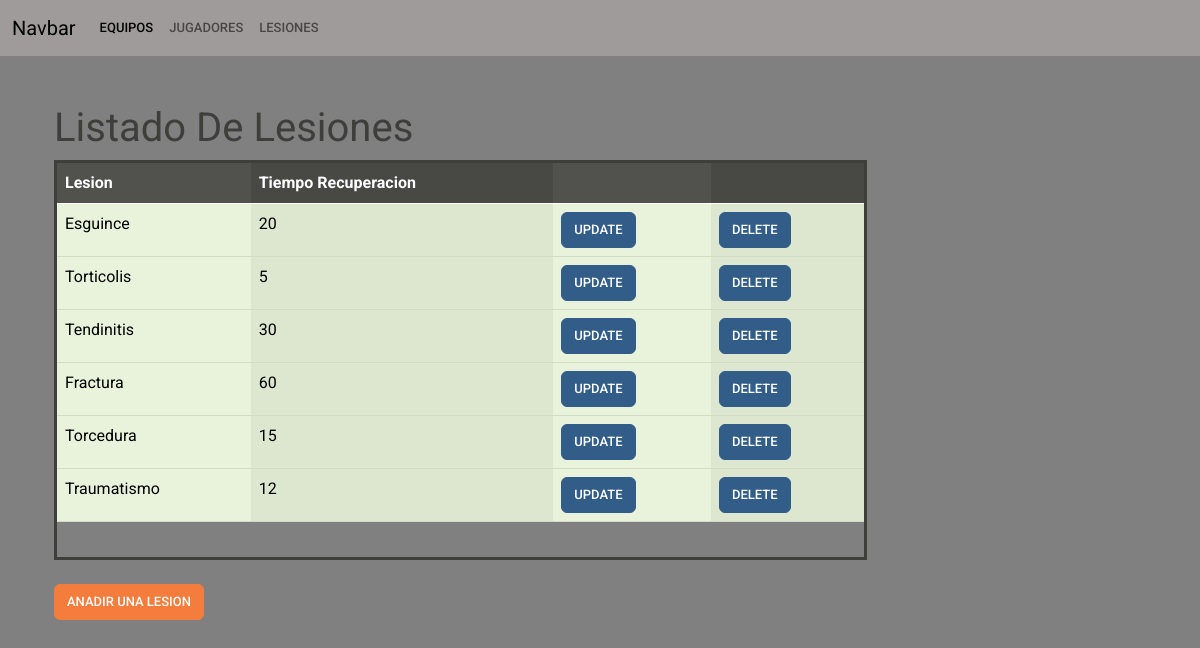
The app's page /lesion with its own data.
### myapp/models.py (models this page shows, shortened)
    class Lesio(db.Model):
        __tablename__ = "Lesion"  # Nombre de la tabla que se crea
        id = db.Column("id", db.Integer, Sequence(
            'id_seq'),  primary_key=True)
        Lesion = db.Column(db.String(30))
        TiempoRecuperacion = db.Column(db.Integer)

### myapp/views.py (the view)
    @app.route("/lesion", methods=["GET", "POST"])
    def lesion():
        list_lesion = db_access["list_lesion"]
        lesiones = list_lesion()
        return render_template("lesion.html", lesiones=lesiones)

### myapp/templates/lesion.html (shortened to what this page needs)
<!DOCTYPE html>
<html lang="en">
<head>
  <link href="https://cdn.jsdelivr.net/npm/bootstrap@5.0.1/dist/css/bootstrap.min.css" rel="stylesheet">
  {% include "menu.html" %}
</head>
<body style="overflow-y:hidden; background-color: grey;">
  <div class="container">
    <div class="row mt-5 mx-auto justify-content-center">
      <div>
        {% extends 'base.html' %} {% block content %}
        <H1>Listado De Lesiones</H1>
        <div class="row">
          <div class="col-9">
            <div style=" overflow:auto;  height: 50vh; border-style: solid;">
              <table class="table table-success table-striped-columns">
                <thead class="table-dark">
                  <tr class="table-active">
                    <th>Lesion</th>
                    <th>Tiempo Recuperacion</th>
                    <th></th>
                    <th></th>
                  </tr>
                </thead>
                <tbody>
                  {% for lesion in lesiones %}
                  <tr>
                    <td> {{ lesion.Lesion }} </td>
                    <td> {{ lesion.TiempoRecuperacion }} </td>
                    <td> <a class="btn btn-primary" href="/update_lesion/{{lesion.id}}">Update</a></td>
                    <td> <a class="btn btn-primary" href="/delete_lesion/{{lesion.id}}">Delete</a></td>
                  </tr>
                  {% endfor %}
                </tbody>
              </table>
            </div>
          </div>
          <br>
        </div>
        <br>
        <a href="/create_lesion" class="btn btn-warning">ANADIR UNA LESION</a>
        {% endblock %}

### myapp/templates/menu.html (shortened to what this page needs)
<nav style="background-color:  #9f9b9b ;" class="navbar navbar-expand-lg bg-body-tertiary">
    <div class="container-fluid">
      <a class="navbar-brand" href="#">Navbar</a>
      <div class="collapse navbar-collapse" id="navbarSupportedContent">
        <ul class="navbar-nav me-auto mb-2 mb-lg-0">
          <li class="nav-item">
            <a class="nav-link active" aria-current="page" href="/">Equipos</a>
          </li>
          <li class="nav-item">
            <a class="nav-link" href="/jugador">Jugadores</a>
          </li>
          <li class="nav-item">
            <a class="nav-link" href="/lesion">Lesiones</a>
          </li>
      </div>
    </div>
  </nav>

### myapp/templates/base.html (shortened to what this page needs)
<!DOCTYPE html>
<html lang="en">
  <head>
    <link
      rel="stylesheet"
      href="{{ url_for('static', filename='bootstrap.min(7).css') }}"
    />
  </head>
  <body >
    <main>{% block content %} {% endblock %}</main>
  </body>
</html>

### records on screen
Lesio: Lesion "Esguince", TiempoRecuperacion "20"
Lesio: Lesion "Torticolis", TiempoRecuperacion "5"
Lesio: Lesion "Tendinitis", TiempoRecuperacion "30"
Lesio: Lesion "Fractura", TiempoRecuperacion "60"
Lesio: Lesion "Torcedura", TiempoRecuperacion "15"
Lesio: Lesion "Traumatismo", TiempoRecuperacion "12"
